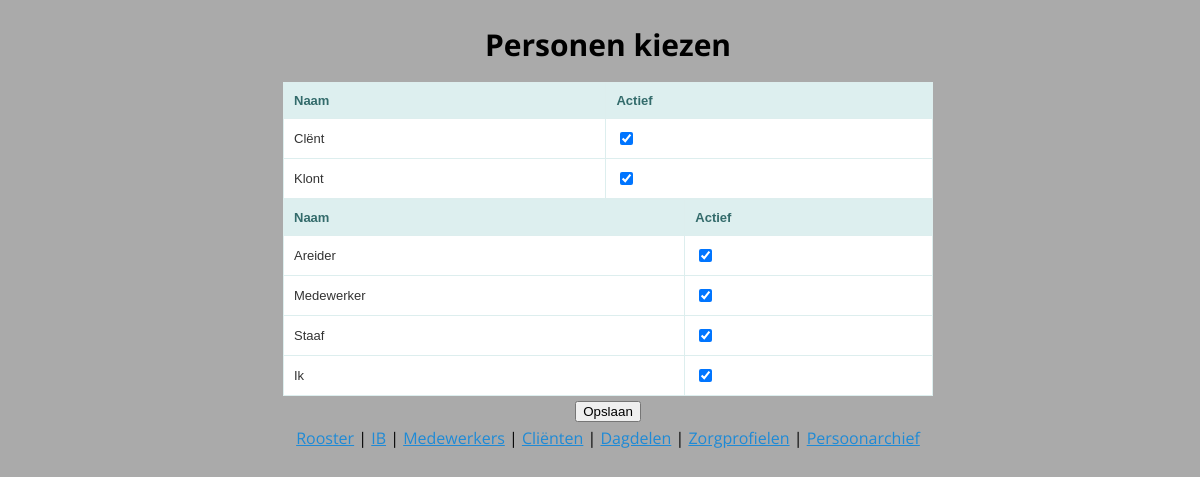
The app's page /persons/ with its own data.
### roosterapp/sql.py (models this page shows)
class Client(Base):
    __tablename__ = 'clients'
    person_id = Column(Integer, ForeignKey("persons.id"), primary_key=True)
    profile_id = Column(Integer, ForeignKey("profiles.id"))
    hours = Column(Integer, default=0)
    person = relationship("Person")
    sessions = relationship("Session", backref="client", cascade="delete, delete-orphan")

class Person(Base):
    __tablename__ = 'persons'
    id = Column(Integer, primary_key=True)
    name = Column(String(127))
    active = Column(Boolean, default=True)
    atttendance = relationship("Presence", backref="person", cascade="delete, delete-orphan")

class Staff(Base):
    __tablename__ = 'staffs'
    person_id = Column(Integer, ForeignKey("persons.id"), primary_key=True)
    min_hours = Column(Integer, default=0)
    max_hours = Column(Integer, default=0)
    person = relationship("Person")
    sessions = relationship("Session", backref="staff", cascade="delete, delete-orphan")

### roosterapp/routes.py (the view)
@person_switch.route('/', methods=['GET'])
def show_persons():
    clients = app.db.session.query(Client).all()
    staffs = app.db.session.query(Staff).all()
    return render_template('switch_persons.html', clients=clients, staffs=staffs)

### roosterapp/templates/switch_persons.html (shortened to what this page needs)
{% extends 'base.html' %}
{% block body %}
<h1> Personen kiezen </h1>
<form action="/persons/update" method="POST">
<div class="row">
    <div class="column">
    {% if clients|length < 1 %}
        <h4>Er zijn nog geen cliënten in het systeem. Voeg ze <a href="/clients">hier</a> toe.</h4>
    {% else %}
        <table style="width: 50em;">
            <tr>
                <th>Naam</th>
                <th>Actief</th>
            </tr>
            {% for client in clients %}
                <tr>
                    <td><label for="{{ client.person.id }}">{{ client.person.name }}</label></td>
                    <td><input type="checkbox" name="{{ client.person.id }}" id="{{ client.person.id }}"{% if client.person.active %} checked="checked"{% endif %}></td>
                </tr>
            {% endfor %}
        </table>
    {% endif %}
    </div>
    <div class="column">
        {% if staffs|length < 1 %}
        <h4>Er zijn nog geen medewerkers in het systeem. Voeg ze <a href="/staffs">hier</a> toe.</h4>
        {% else %}
            <table style="width: 50em;">
                <tr>
                    <th>Naam</th>
                    <th>Actief</th>
                </tr>
                {% for staff in staffs %}
                <tr>
                    <td><label for="{{ staff.person.id }}">{{ staff.person.name }}</label></td>
                    <td><input type="checkbox" name="{{ staff.person.id }}" id="{{ staff.person.id }}"{% if staff.person.active %} checked="checked"{% endif %}></td>
                </tr>
                {% endfor %}
            </table>
        {% endif %}
        </div>
</div>
<input type="submit" value="Opslaan">
</form>
{% endblock %}

### roosterapp/static/css/main.css (style rules this page uses)
body { font-family: 'Open Sans', sans-serif; line-height: 1.75em; font-size: 16px; background-color: #aaa; width: 100%; position: relative; }
h1 { font-size: 30px; line-height: 34px; text-align: center; }
table { margin: 0 auto; border: solid 1px #DDEEEE; border-collapse: collapse; border-spacing: 0; font: normal 13px Arial, sans-serif; }
table, th { background-color: #DDEFEF; border: solid 1px #DDEEEE; color: #336B6B; padding: 10px; text-align: left; }
table, td { background-color: #FFFFFF; border: solid 1px #DDEEEE; color: #333; padding: 10px; }

### records on screen
Client: person.name "Clënt", person.id "☑"
Client: person.name "Klont", person.id "☑"
Staff: person.name "Areider", person.id "☑"
Staff: person.name "Medewerker", person.id "☑"
Staff: person.name "Staaf", person.id "☑"
Staff: person.name "Ik", person.id "☑"
